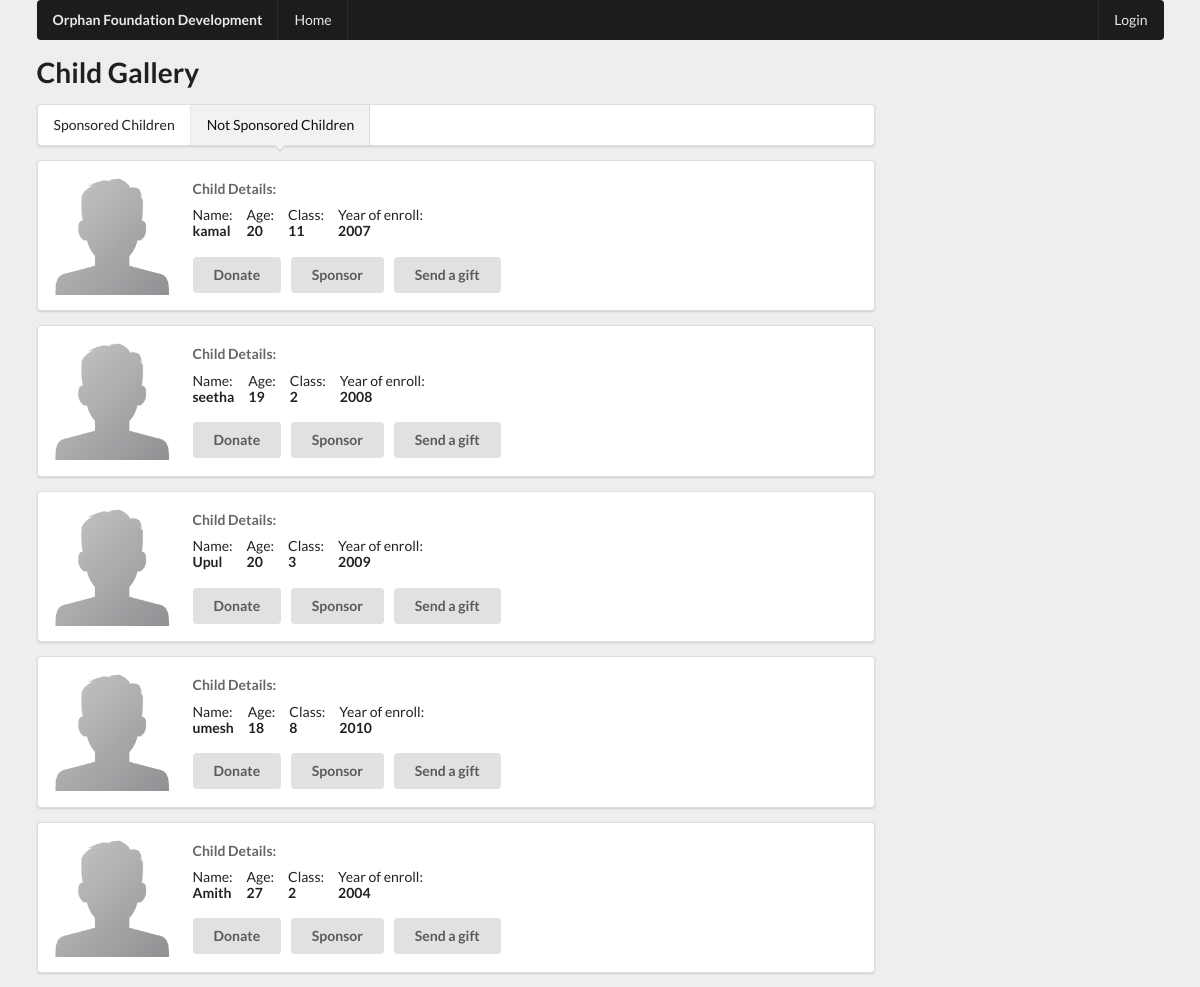
Page /child-gallery-unsponsored.php on the committed database.
### tables this page shows
CREATE TABLE `children` (
  `cid` int(50) NOT NULL,
  `cname` varchar(30) NOT NULL,
  `cdob` date NOT NULL,
  `cyoe` year(4) NOT NULL,
  `cclass` int(3) NOT NULL,
  `cstory` text NOT NULL,
  `cphoto` text NOT NULL,
  `sponsored` tinyint(1) NOT NULL
);

### child-gallery-unsponsored.php (the view)
<?php include './components/header.php'; ?>
    <div class="ui container">
        <?php include './components/top-menu.php'; ?>
        <div class="ui grid">
            <div class="twelve wide column">
                <h1>Child Gallery</h1>
                <div class="ui pointing menu">
                    <a class="item" href="child-gallery-sponsored.php">
                        Sponsored Children
                    </a>
                    <a class="item active" href="child-gallery-unsponsored.php">
                        Not Sponsored Children
                    </a>
                </div>
                <?php
                    $sql = "SELECT cid, cname, cdob, cyoe, cclass FROM children WHERE sponsored=0";
                    $result = $conn->query($sql);
                    if ($result->num_rows > 0) {
                        while($row = $result->fetch_assoc()) {
                            $dob = $row["cdob"];
                            $age = (date('Y') - date('Y',strtotime($dob)));
                ?>
                <div class="ui segment">
                    <div class="ui divided items">
                        <div class="item">
                            <div class="ui image">
                                <img src="img/defaultimg.png" style="width: 120px;">
                            </div>
                            <div class="middle aligned content">
                            <div class="meta">
                                <span><strong>Child Details:</strong></span>
                            </div>
                            <div class="description">
                                <div class="ui horizontal list">
                                    <div class="item">
                                        <div class="content">
                                            <div>Name:</div> <strong><?php echo $row["cname"]; ?></strong>
                                        </div>
                                    </div>
                                    <div class="item">
                                        <div class="content">
                                            <div>Age:</div> <strong><?php echo $age; ?></strong>
                                        </div>
                                    </div>
                                    <div class="item">
                                        <div class="content">
                                        <div>Class:</div> <strong><?php echo $row["cclass"]; ?></strong>
                                        </div>
                                    </div>
                                    <div class="item">
                                        <div class="content">
                                        <div>Year of enroll:</div> <strong><?php echo $row["cyoe"]; ?></strong>
                                        </div>
                                    </div>
                                </div>
                            </div>
                            <div class="extra">
                                <a class="ui right button" href="donation.php">Donate</a>
                                <a class="ui right button" href="sponsor-children.php?cid=<?php echo $row['cid']; ?>">Sponsor</a>
                                <a class="ui right button" href="send-gift.php?cid=<?php echo $row['cid']; ?>">Send a gift</a>
                            </div>
                            </div>
                        </div>
                    </div>
                </div>
                <?php
                        }
                    } else {
                        echo "0 results";
                    }
                ?>
            </div>
            <span class="p-20"></span>
        </div>
    </div>
<?php include './components/footer.php'; ?>

### components/header.php (shortened to what this page needs)
<!DOCTYPE html>
<html lang="en">
<head>
    <link rel="stylesheet" href="./semantic/semantic.min.css">
    <link rel="stylesheet" href="./css/main.css">
</head>
<body style="background-color: #eeeeee;">

### components/top-menu.php
<div class="ui black inverted menu">
    <div class="header item">
        Orphan Foundation Development
    </div>
    <a class="item" href="index.php">Home</a>
    <div class="right menu">
        <?php
            if (empty($_SESSION['user_id'])) {
        ?>
                <a href="login.php" class="item <?php echo ($_SERVER['PHP_SELF'] == "/orphan/login.php" ? "active" : "");?>">Login</a>
        <?php
            } else {
        ?>
                <a href="admin/index.php" class="item">Admin Panel</a>
                <a href="logout.php" class="item">Logout</a>
        <?php
            }
        ?>
    </div>
</div>

### css/main.css (style rules this page uses)
.p-20 { padding: 200px; }

### rows in the picture
children: cname "kamal", cdob "20", cclass "11", cyoe "2007"
children: cname "seetha", cdob "19", cclass "2", cyoe "2008"
children: cname "Upul", cdob "20", cclass "3", cyoe "2009"
children: cname "umesh", cdob "18", cclass "8", cyoe "2010"
children: cname "Amith", cdob "27", cclass "2", cyoe "2004"
